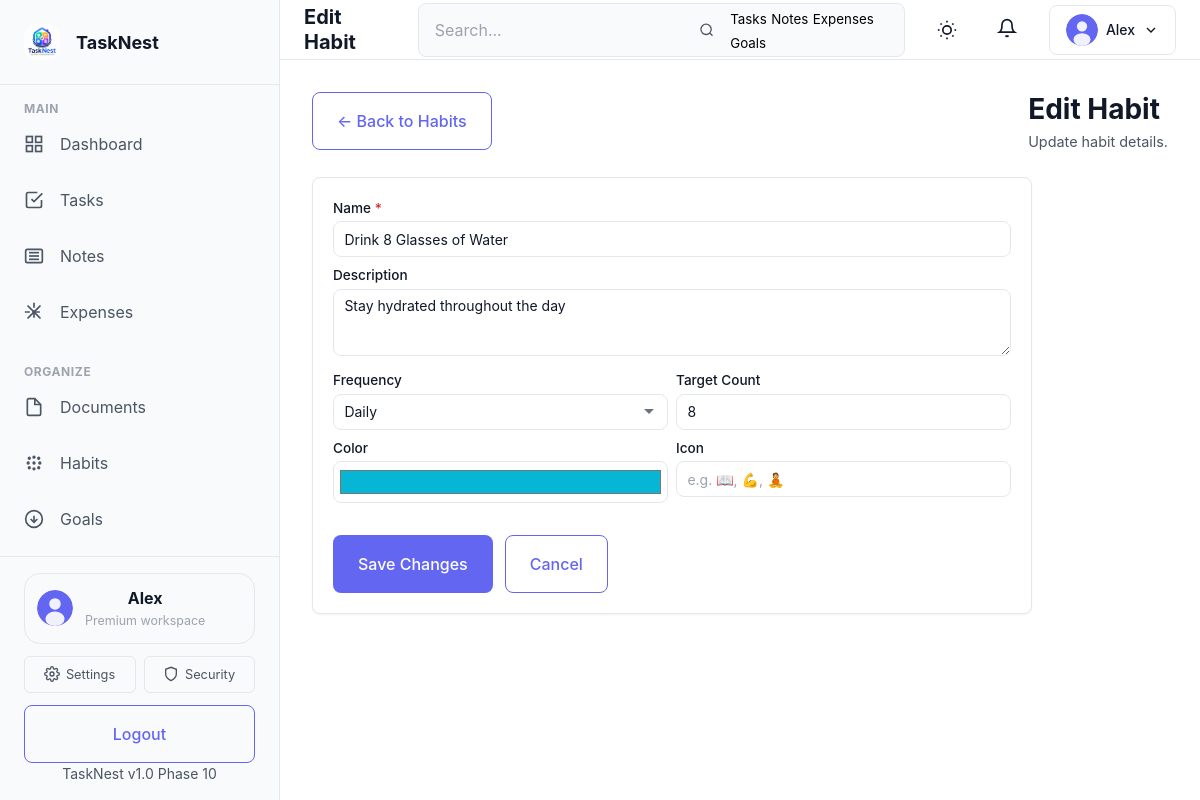
The page /modules/habits/habits-edit.php?id=4 (signed in) on the database its author committed.
### tables this page shows
CREATE TABLE IF NOT EXISTS users (
    id INT PRIMARY KEY AUTO_INCREMENT,
    username VARCHAR(50) UNIQUE NOT NULL,
    email VARCHAR(120) UNIQUE NOT NULL,
    password_hash VARCHAR(255) NOT NULL,
    first_name VARCHAR(100),
    last_name VARCHAR(100),
    avatar_url VARCHAR(255),
    phone VARCHAR(20),
    bio TEXT,
    timezone VARCHAR(50) DEFAULT 'UTC',
    theme ENUM('light', 'dark') DEFAULT 'light',
    is_active TINYINT(1) DEFAULT 1,
    role ENUM('user', 'admin') DEFAULT 'user',
    created_at TIMESTAMP DEFAULT CURRENT_TIMESTAMP,
    updated_at TIMESTAMP DEFAULT CURRENT_TIMESTAMP ON UPDATE CURRENT_TIMESTAMP,
    INDEX idx_email (email),
    INDEX idx_username (username),
    INDEX idx_created_at (created_at)
);

CREATE TABLE IF NOT EXISTS habits (
    id INT AUTO_INCREMENT PRIMARY KEY,
    user_id INT NOT NULL,
    name VARCHAR(150) NOT NULL,
    description TEXT DEFAULT NULL,
    frequency ENUM('daily', 'weekly', 'monthly') DEFAULT 'daily',
    target_count INT DEFAULT 1,
    color VARCHAR(20) DEFAULT '#6366f1',
    icon VARCHAR(50) DEFAULT NULL,
    is_active TINYINT(1) DEFAULT 1,
    is_deleted TINYINT(1) DEFAULT 0,
    created_at TIMESTAMP DEFAULT CURRENT_TIMESTAMP,
    updated_at TIMESTAMP DEFAULT CURRENT_TIMESTAMP ON UPDATE CURRENT_TIMESTAMP,
    FOREIGN KEY (user_id) REFERENCES users(id) ON DELETE CASCADE,
    INDEX idx_habits_user (user_id, is_deleted)
);

### includes/auth.php (called while the page is built, shortened)
<?php
class Auth {
    private $mysqli;
    private $user_id;
    private $user_data;
    public function __construct($mysqli) {
        $this->mysqli = $mysqli;
        $this->initSession();
    }
    private function initSession() {
        if (isset($_SESSION['user_id'])) {
            $this->user_id = $_SESSION['user_id'];
            $this->loadUser();
        }
    }
    private function loadUser() {
        $stmt = $this->mysqli->prepare("SELECT id, username, email, first_name, last_name, avatar_url, theme, role FROM users WHERE id = ? AND is_active = 1");
        $stmt->bind_param("i", $this->user_id);
        $stmt->execute();
        $result = $stmt->get_result();
        if ($result->num_rows === 1) {
            $this->user_data = $result->fetch_assoc();
            return true;
        }
        return false;
    }
    public function getUserId() {
        return $this->user_id ?? null;
    }
    public function getUser() {
        return $this->user_data ?? null;
    }
}
$auth = new Auth($mysqli);

### includes/functions.php (called while the page is built, shortened)
<?php
function safePrepare($mysqli, $sql) {
    $stmt = @$mysqli->prepare($sql);
    return $stmt;
}

### modules/habits/habits-edit.php (the view, shortened to what this page needs)
<?php
require_once __DIR__ . '/../../config/db.php';
require_once __DIR__ . '/../../includes/auth.php';
require_once __DIR__ . '/../../includes/functions.php';
$user_id = $auth->getUserId();
$habit_id = isset($_GET['id']) ? (int) $_GET['id'] : 0;
$stmt = safePrepare($mysqli, 'SELECT * FROM habits WHERE id = ? AND user_id = ? AND is_deleted = 0');
$stmt->bind_param('ii', $habit_id, $user_id);
$stmt->execute();
$habit = $stmt->get_result()->fetch_assoc();
$page_title = 'Edit Habit';
include __DIR__ . '/../../includes/header.php';
$name = $_POST['name'] ?? $habit['name'];
$description = $_POST['description'] ?? $habit['description'];
$frequency = $_POST['frequency'] ?? $habit['frequency'];
$target_count = $_POST['target_count'] ?? $habit['target_count'];
$color = $_POST['color'] ?? $habit['color'];
$icon = $_POST['icon'] ?? ($habit['icon'] ?? '');
?>
<div class="habits-page">
    <div class="habits-toolbar">
        <div>
            <a href="<?php echo SITE_URL; ?>/habits.php" class="btn btn-secondary">&larr; Back to Habits</a>
        </div>
        <div>
            <h1 class="habits-title">Edit Habit</h1>
            <p class="habits-subtitle">Update habit details.</p>
        </div>
    </div>
    <div style="background:var(--surface);border:1px solid var(--border-color);border-radius:var(--radius-lg);padding:1.25rem;box-shadow:var(--shadow-sm);max-width:720px;">
        <form method="post" action="<?php echo SITE_URL; ?>/modules/habits/habits-edit.php?id=<?php echo $habit_id; ?>">
            <div class="form-group">
                <label for="name">Name <span style="color:#dc2626;">*</span></label>
                <input type="text" id="name" name="name" class="form-control" required placeholder="e.g. Read 30 minutes" value="<?php echo htmlspecialchars($name); ?>">
            </div>
            <div class="form-group">
                <label for="description">Description</label>
                <textarea id="description" name="description" class="form-control" rows="3" placeholder="Describe the habit..."><?php echo htmlspecialchars($description); ?></textarea>
            </div>
            <div class="form-row">
                <div class="form-group">
                    <label for="frequency">Frequency</label>
                    <select id="frequency" name="frequency" class="form-control">
                        <option value="daily" <?php echo $frequency === 'daily' ? 'selected' : ''; ?>>Daily</option>
                    </select>
                </div>
                <div class="form-group">
                    <label for="target_count">Target Count</label>
                    <input type="number" id="target_count" name="target_count" class="form-control" min="1" value="<?php echo htmlspecialchars($target_count); ?>">
                </div>
            </div>
            <div class="form-row">
                <div class="form-group">
                    <label for="color">Color</label>
                    <input type="color" id="color" name="color" class="form-control" value="<?php echo htmlspecialchars($color); ?>" style="height:42px;padding:4px;">
                </div>
                <div class="form-group">
                    <label for="icon">Icon</label>
                    <input type="text" id="icon" name="icon" class="form-control" placeholder="e.g. 📖, 💪, 🧘" value="<?php echo htmlspecialchars($icon); ?>">
                </div>
            </div>
            <div style="display:flex;gap:0.75rem;margin-top:1.5rem;">
                <button type="submit" class="btn btn-primary">Save Changes</button>
                <a href="<?php echo SITE_URL; ?>/habits.php" class="btn btn-secondary">Cancel</a>
            </div>
        </form>
    </div>
</div>
<?php include __DIR__ . '/../../includes/footer.php'; ?>

### includes/sidebar.php (shortened to what this page needs)
<?php
if (!isset($user) || !is_array($user)) {
    $user = $auth->getUser() ?? [];
}
$current_page = basename($_SERVER['PHP_SELF']);
$navClass = function ($page) use ($current_page) {
    return $current_page === $page ? 'active' : '';
};
?>
<aside class="sidebar" id="mainSidebar">
    <div class="sidebar-header">
        <a href="<?php echo SITE_URL; ?>/dashboard.php" class="logo">
            <img src="<?php echo SITE_URL; ?>/assets/images/logo-dark.png" alt="<?php echo SITE_NAME; ?> Logo" class="logo-img">
            <span class="logo-text"><?php echo SITE_NAME; ?></span>
        </a>
    </div>
    <nav class="sidebar-nav">
        <div class="nav-section">
            <button class="nav-section-toggle" type="button" aria-expanded="true">
                <h3 class="nav-section-title">Main</h3>
            </button>
            <ul class="nav-menu">
                <li class="nav-item <?php echo $navClass('dashboard.php'); ?>">
                    <a href="<?php echo SITE_URL; ?>/dashboard.php" class="nav-link">
                        <svg class="nav-icon" viewBox="0 0 24 24" fill="none" stroke="currentColor" stroke-width="2">
                            <rect x="3" y="3" width="7" height="7"></rect>
                            <rect x="14" y="3" width="7" height="7"></rect>
                            <rect x="14" y="14" width="7" height="7"></rect>
                            <rect x="3" y="14" width="7" height="7"></rect>
                        </svg>
                        <span class="nav-label">Dashboard</span>
                    </a>
                </li>
                <li class="nav-item <?php echo $navClass('tasks.php'); ?>">
                    <a href="<?php echo SITE_URL; ?>/tasks.php" class="nav-link">
                        <svg class="nav-icon" viewBox="0 0 24 24" fill="none" stroke="currentColor" stroke-width="2">
                            <polyline points="9 11 12 14 22 4"></polyline>
                            <path d="M21 12v7a2 2 0 0 1-2 2H5a2 2 0 0 1-2-2V5a2 2 0 0 1 2-2h11"></path>
                        </svg>
                        <span class="nav-label">Tasks</span>
                    </a>
                </li>
                <li class="nav-item <?php echo $navClass('notes.php'); ?>">
                    <a href="<?php echo SITE_URL; ?>/notes.php" class="nav-link">
                        <svg class="nav-icon" viewBox="0 0 24 24" fill="none" stroke="currentColor" stroke-width="2">
                            <path d="M4 4h16a2 2 0 0 1 2 2v12a2 2 0 0 1-2 2H4a2 2 0 0 1-2-2V6a2 2 0 0 1 2-2z"></path>
                            <line x1="6" y1="8" x2="18" y2="8"></line>
                            <line x1="6" y1="12" x2="18" y2="12"></line>
                            <line x1="6" y1="16" x2="18" y2="16"></line>
                        </svg>
                        <span class="nav-label">Notes</span>
                    </a>
                </li>
                <li class="nav-item <?php echo $navClass('expenses.php'); ?>">
                    <a href="<?php echo SITE_URL; ?>/expenses.php" class="nav-link">
                        <span class="nav-label">Expenses</span>
                    </a>
                </li>
            </ul>
        </div>
        <div class="nav-section">
            <button class="nav-section-toggle" type="button" aria-expanded="true">
                <h3 class="nav-section-title">Organize</h3>
            </button>
            <ul class="nav-menu">
                <li class="nav-item <?php echo $navClass('documents.php'); ?>">
                    <a href="<?php echo SITE_URL; ?>/documents.php" class="nav-link">
                        <svg class="nav-icon" viewBox="0 0 24 24" fill="none" stroke="currentColor" stroke-width="2">
                            <path d="M13 2H6a2 2 0 0 0-2 2v16a2 2 0 0 0 2 2h12a2 2 0 0 0 2-2V9z"></path>
                            <polyline points="13 2 13 9 20 9"></polyline>
                        </svg>
                        <span class="nav-label">Documents</span>
                    </a>
                </li>
                <li class="nav-item <?php echo $navClass('habits.php'); ?>">
                    <a href="<?php echo SITE_URL; ?>/habits.php" class="nav-link">
                        <span class="nav-label">Habits</span>
                    </a>
                </li>
                <li class="nav-item <?php echo $navClass('goals.php'); ?>">
                    <a href="<?php echo SITE_URL; ?>/goals.php" class="nav-link">
                        <svg class="nav-icon" viewBox="0 0 24 24" fill="none" stroke="currentColor" stroke-width="2">
                            <circle cx="12" cy="12" r="10"></circle>
                            <polyline points="8 12 12 16 16 12"></polyline>
                            <line x1="12" y1="8" x2="12" y2="16"></line>
                        </svg>
                        <span class="nav-label">Goals</span>
                    </a>
                </li>
            </ul>
        </div>
    </nav>
    <div class="sidebar-footer">
        <div class="sidebar-profile">
            <?php if (!empty($user['avatar_url'])): ?>
                <img src="<?php echo SITE_URL; ?>/<?php echo htmlspecialchars($user['avatar_url']); ?>" alt="Profile" class="sidebar-profile-avatar">
            <?php else: ?>
                <img src="<?php echo SITE_URL; ?>/assets/images/default-avatar.svg" alt="Profile" class="sidebar-profile-avatar">
            <?php endif; ?>
            <div>
                <strong><?php echo htmlspecialchars($user['first_name'] ?? $user['username']); ?></strong>
                <p>Premium workspace</p>
            </div>
        </div>
        <div class="sidebar-footer-links">
            <a href="<?php echo SITE_URL; ?>/settings.php" class="sidebar-footer-link">
                <span>Settings</span>
            </a>
            <a href="<?php echo SITE_URL; ?>/auth/2fa-setup.php" class="sidebar-footer-link">
                <svg viewBox="0 0 24 24" fill="none" stroke="currentColor" stroke-width="2" width="16" height="16"><path d="M12 22s8-4 8-10V5l-8-3-8 3v7c0 6 8 10 8 10z"></path></svg>
                <span>Security</span>
            </a>
        </div>
        <a href="<?php echo SITE_URL; ?>/auth/logout.php" class="btn btn-secondary btn-block">Logout</a>
        <div class="version-info">
            <small>TaskNest v1.0 Phase 10</small>
        </div>
    </div>
</aside>

### includes/navbar.php (shortened to what this page needs)
<?php
$user = $auth->getUser();
$avatar_url = $user['avatar_url'] ?? '';
if (empty($avatar_url) || $avatar_url === SITE_URL . '/') {
    $avatar_url = SITE_URL . '/assets/images/default-avatar.svg';
}
?>
<nav class="top-navbar">
    <div class="navbar-left">
        <h1 class="page-title"><?php echo htmlspecialchars($page_title ?? 'Dashboard', ENT_QUOTES, 'UTF-8'); ?></h1>
    </div>
    <div class="navbar-right">
        <div class="search-box">
            <input type="text" class="search-input" id="dashboardSearch" placeholder="Search..." aria-label="Search">
            <svg class="icon" viewBox="0 0 24 24" fill="none" stroke="currentColor" stroke-width="2">
                <circle cx="11" cy="11" r="8"></circle>
                <path d="m21 21-4.35-4.35"></path>
            </svg>
            <div class="search-suggestions" id="searchSuggestions">
                <button type="button">Tasks</button>
                <button type="button">Notes</button>
                <button type="button">Expenses</button>
                <button type="button">Goals</button>
            </div>
        </div>
        <button class="theme-toggle" id="themeToggle" aria-label="Toggle theme">
        </button>
        <div class="navbar-notifications-wrapper">
            <button class="navbar-icon-btn" id="notificationsBtn" aria-label="Notifications">
                <svg class="icon" viewBox="0 0 24 24" fill="none" stroke="currentColor" stroke-width="2">
                    <path d="M18 8A6 6 0 0 0 6 8c0 7-3 9-3 9h18s-3-2-3-9"></path>
                    <path d="M13.73 21a2 2 0 0 1-3.46 0"></path>
                </svg>
            </button>
        </div>
        <div class="user-menu-wrapper">
            <button class="user-menu-btn" id="userMenuBtn" aria-label="User menu">
                <img src="<?php echo htmlspecialchars($avatar_url); ?>" alt="User avatar" class="user-avatar">
                <span class="user-name"><?php echo htmlspecialchars($user['first_name'] ?? $user['username']); ?></span>
                <svg class="icon dropdown-icon" viewBox="0 0 24 24" fill="none" stroke="currentColor" stroke-width="2">
                    <polyline points="6 9 12 15 18 9"></polyline>
                </svg>
            </button>
        </div>
    </div>
</nav>

### rows shown on the page
users: first_name "Alex"
habits: name "Drink 8 Glasses of Water", description "Stay hydrated throughout the day", frequency "Daily", target_count "8", color "#06b6d4"

### other values the page prints
SITE_NAME "TaskNest"
$page_title "Edit Habit"
